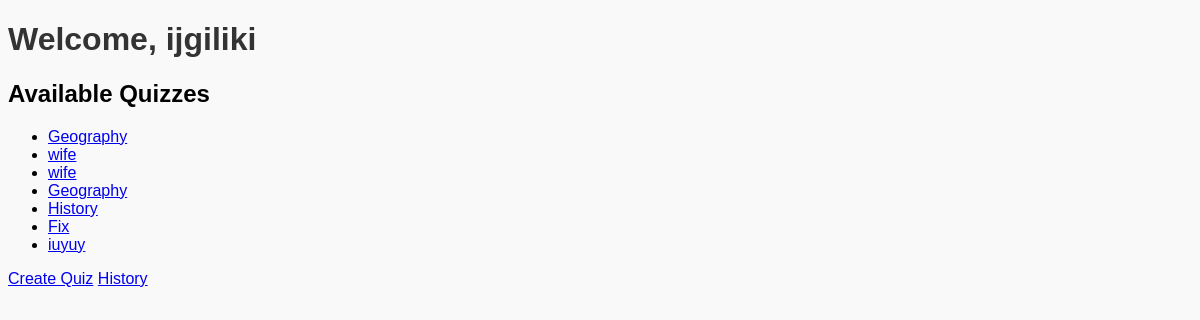
Page /homepage/ (signed in) on the earlier database version.
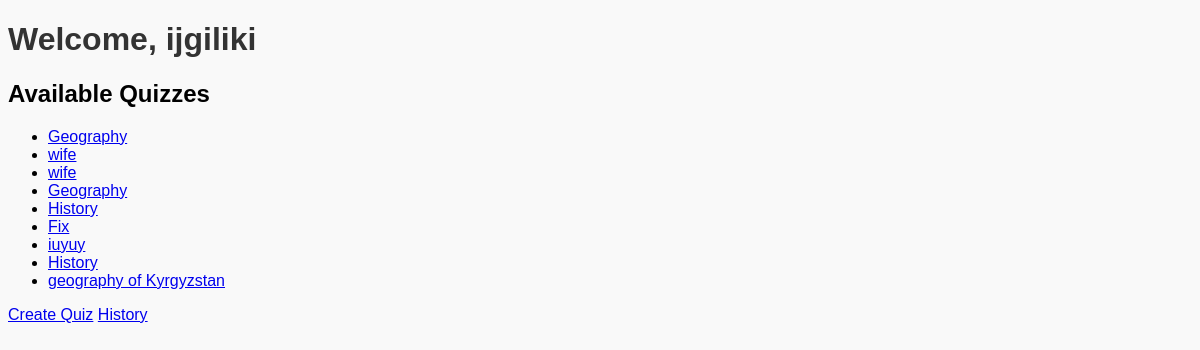
Same page on the later database version.
### quizapp/models.py (models this page shows, shortened)
class Quiz(models.Model):
    name = models.CharField(max_length=255)
    creator = models.ForeignKey(User, on_delete=models.CASCADE)

### quizapp/views.py (the view)
# urls.py: path('homepage/', views.homepage, name='homepage'),
@login_required
def homepage(request):
    quizzes = Quiz.objects.all()
    return render(request, 'homepage.html', {'quizzes': quizzes})

### quizapp/templates/homepage.html (shortened to what this page needs)
<!DOCTYPE html>
<html>
<head>
</head>
<body>
    <h1>Welcome, {{ user.username }}</h1>
    <h2>Available Quizzes</h2>
    <ul>
        {% for quiz in quizzes %}
            <li><a href="{% url 'quiz_detail' quiz.id %}">{{ quiz.name }}</a></li>
        {% empty %}
            <p>No quizzes available</p>
        {% endfor %}
    </ul>
    <a href="{% url 'create_quiz' %}">Create Quiz</a>
    <a href="{% url 'history' %}">History</a>
</body>
</html>

Differences in the rows shown:
added Quiz: name "History"
added Quiz: name "geography of Kyrgyzstan"
